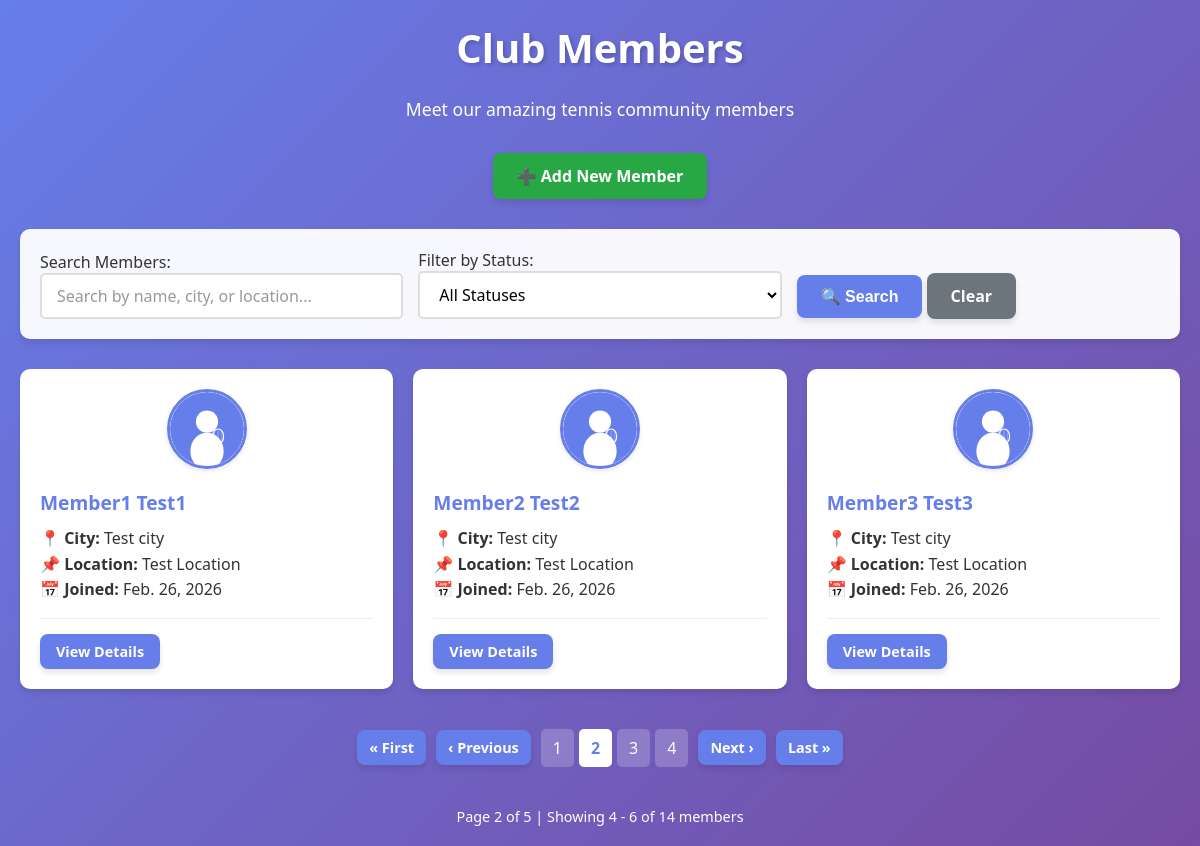
The page /members/?page=2 on the database its author committed.
### club/models.py (models this page shows, shortened)
class Names(models.Model):
   class Status(models.TextChoices):
      NOT_PLAYED = "NPL", "Not_Played"
      PLAYED = "PL", "Played"
   firstname = models.CharField(max_length=250, default='Unknown')
   lastname = models.CharField(max_length=250, default='Member')
   phoneNumber = models.CharField(max_length=15, default='000-000-0000')
   email = models.EmailField(unique=True, blank=True, null=True)
   slug = models.SlugField(max_length=500, unique=True, blank=True)
   city = models.CharField(max_length=250, default='Not specified')
   location = models.CharField(max_length=250, default='Not specified')
   date_joined = models.DateField(auto_now_add=True) #(auto_now_add=True) adds the date when an object is created
   date_updated = models.DateField(null=True) # (auto_now=True) updates the date when object is updated
   date_started = models.DateField(default=timezone.now) #(db_default=Now()) uses db computed value for the date, same purpose as doing the (default=timezone.now)
   status = models.CharField(
      max_length=4,
      choices=Status,
      default=Status.NOT_PLAYED
   )
   profile_picture = models.ImageField(
       upload_to=member_profile_picture_path,
       validators=[validate_image_file],
       blank=True,
       null=True,
       help_text='Upload a profile picture (JPG, PNG, GIF, WEBP - Max 5MB)'
   )
   class Metadata:
      ordering = ['-date_joined']
   def get_profile_picture_url(self):
      if self.profile_picture and hasattr(self.profile_picture, 'url'):
         return self.profile_picture.url
      return '/static/club/images/default_avatar.svg'

### club/views.py (the view, shortened to what this page needs)
# urls.py: path('members/', views.members, name='members'),
def members(request):
    mymembers = Names.objects.all()
    search_form = MemberSearchForm(request.GET)
    if search_form.is_valid():
        search_query = search_form.cleaned_data.get('search_query')
        status_filter = search_form.cleaned_data.get('status_filter')
        if status_filter:
            mymembers = mymembers.filter(status=status_filter)
    paginator = Paginator(mymembers, 3)
    page_number = request.GET.get('page', 1)
    page = paginator.page(page_number)
    return render(request, 'first.html', {
        'page': page,
        'search_form': search_form,
    })

### club/forms.py
class MemberSearchForm(forms.Form):
    search_query = forms.CharField(
        max_length=100,
        required=False,
        label='Search Members',
        widget=forms.TextInput(attrs={
            'class': 'form-input',
            'placeholder': 'Search by name, city, or location...',
        })
    )
    status_filter = forms.ChoiceField(
        choices=[
            ('', 'All Statuses'),
            ('PL', 'Played'),
            ('NPL', 'Not Played'),
        ],
        required=False,
        label='Filter by Status',
        widget=forms.Select(attrs={
            'class': 'form-select',
        })
    )

### club/templates/first.html (shortened to what this page needs)
{% extends "base.html" %}
{% block content %}
<div class="container">
    <h1>Club Members</h1>
    <p class="text-center text-white mb-3" style="font-size: 1.1rem;">
        Meet our amazing tennis community members
    </p>
    <div class="text-center mb-3">
        <a href="{% url 'club:create-member' %}" class="btn btn-success">➕ Add New Member</a>
    </div>
    <div class="search-form">
        <form method="GET" action="{% url 'club:members' %}">
            <div class="search-form-inline">
                <div class="form-group">
                    {{ search_form.search_query.label_tag }}
                    {{ search_form.search_query }}
                </div>
                <div class="form-group">
                    {{ search_form.status_filter.label_tag }}
                    {{ search_form.status_filter }}
                </div>
                <div class="form-group">
                    <button type="submit" class="btn">🔍 Search</button>
                    <a href="{% url 'club:members' %}" class="btn btn-secondary">Clear</a>
                </div>
            </div>
        </form>
    </div>
    <div class="grid grid-auto">
        {% for member in page %}
        <div class="member-card">
            <div class="member-card-image">
                <img src="{{ member.get_profile_picture_url }}"
                     alt="{{ member.firstname }} {{ member.lastname }}"
                     class="profile-picture-thumbnail">
            </div>
            <h3 class="member-name">{{ member.firstname }} {{ member.lastname }}</h3>
            <p><strong>📍 City:</strong> {{ member.city }}</p>
            <p><strong>📌 Location:</strong> {{ member.location }}</p>
            {% if member.date_joined %}
            <p><strong>📅 Joined:</strong> {{ member.date_joined }}</p>
            {% endif %}
            <div class="card-footer">
                <a href="{% url 'club:member-detail' member.slug %}" class="btn btn-small">View Details</a>
            </div>
        </div>
        {% empty %}
        <div class="white-box text-center" style="grid-column: 1 / -1;">
            <p style="font-size: 1.2rem; color: #666;">No members found. Be the first to join!</p>
        </div>
        {% endfor %}
    </div>
    {% include "pagination.html" %}
</div>
{% endblock %}

### club/static/club/css/style.css (style rules this page uses)
* { margin: 0; padding: 0; box-sizing: border-box; }
body { font-family: 'Segoe UI', Tahoma, Geneva, Verdana, sans-serif; background: linear-gradient(135deg, #667eea 0%, #764ba2 100%); min-height: 100vh; padding: 20px; color: #333; }
h1 { text-align: center; color: white; margin-bottom: 20px; font-size: 2.5rem; text-shadow: 2px 2px 4px rgba(0,0,0,0.2); }
h3 { color: #667eea; margin-bottom: 10px; }
p { line-height: 1.6; }
a { color: #667eea; text-decoration: none; transition: all 0.3s ease; }
.btn { display: inline-block; background: #667eea; color: white; padding: 12px 24px; text-decoration: none; border-radius: 8px; transition: all 0.3s ease; font-weight: 600; box-shadow: 0 4px 6px rgba(0,0,0,0.1); border: none; cursor: pointer; font-size: 1rem; }
.btn-secondary { background: #6c757d; }
.btn-success { background: #28a745; }
.btn-small { font-size: 0.9rem; padding: 8px 16px; }
.container { max-width: 1200px; margin: 0 auto; }
.grid { display: grid; gap: 20px; }
.grid-auto { grid-template-columns: repeat(auto-fill, minmax(300px, 1fr)); }
.card-footer { margin-top: 15px; padding-top: 15px; border-top: 1px solid #eee; }
.member-card { background: white; padding: 20px; border-radius: 10px; box-shadow: 0 4px 6px rgba(0,0,0,0.1); transition: transform 0.3s ease; }
.member-name { color: #667eea; margin-bottom: 10px; font-size: 1.2rem; }
.text-center { text-align: center; }
.text-white { color: white; }
.mb-3 { margin-bottom: 30px; }
.form-group { margin-bottom: 20px; }
.form-input, .form-select, .form-textarea { width: 100%; padding: 12px 15px; border: 2px solid #e0e0e0; border-radius: 8px; font-size: 1rem; font-family: inherit; transition: border-color 0.3s ease, box-shadow 0.3s ease; background: white; }
.form-input::placeholder { color: #999; }
.search-form { background: rgba(255, 255, 255, 0.95); padding: 20px; border-radius: 10px; margin-bottom: 30px; box-shadow: 0 4px 6px rgba(0,0,0,0.1); }
.search-form .form-group { margin-bottom: 15px; }
.search-form-inline { display: flex; gap: 15px; align-items: flex-end; flex-wrap: wrap; }
.search-form-inline .form-group { flex: 1; min-width: 200px; margin-bottom: 0; }
.form-input, .form-select { width: 100%; padding: 10px 15px; border: 2px solid #ddd; border-radius: 5px; font-size: 1rem; transition: border-color 0.3s, box-shadow 0.3s; }
.member-card-image { text-align: center; margin-bottom: 15px; }
.profile-picture-thumbnail { width: 80px; height: 80px; border-radius: 50%; object-fit: cover; border: 3px solid #667eea; box-shadow: 0 2px 5px rgba(0,0,0,0.1); }

### rows shown on the page
Names: firstname "Member1", lastname "Test1", city "Test city", location "Test Location", date_joined "Feb. 26, 2026"
Names: firstname "Member2", lastname "Test2", city "Test city", location "Test Location", date_joined "Feb. 26, 2026"
Names: firstname "Member3", lastname "Test3", city "Test city", location "Test Location", date_joined "Feb. 26, 2026"

### other values the page prints
{{ search_form.search_query.label_tag }} "Search Members:"
{{ search_form.status_filter.label_tag }} "Filter by Status:"
{{ num }} "1" "3" "4"
{{ num }} "2"
{{ page.number }} "2"
{{ page.paginator.num_pages }} "5"
{{ page.start_index }} "4"
{{ page.end_index }} "6"
{{ page.paginator.count }} "14"
